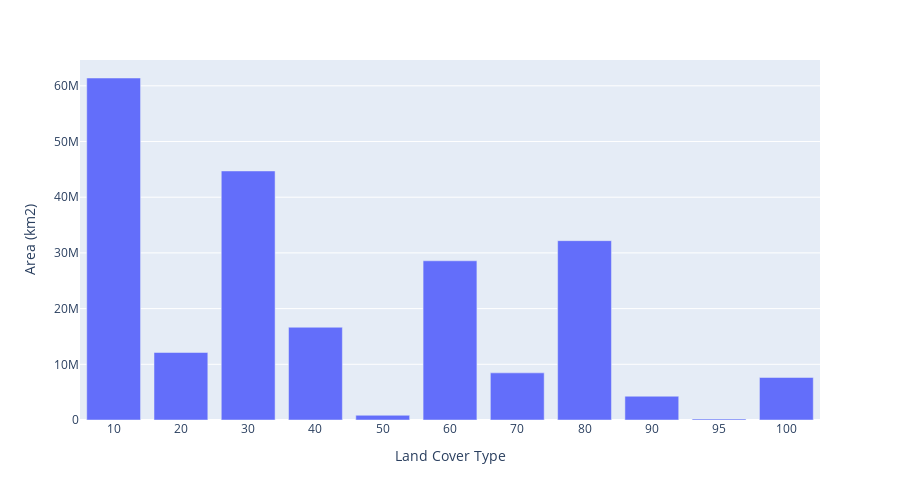

Notebook code for this chart:
### Markdown cell above
Creating charts

### Code cell
histogram = geemap.image_histogram(esa, scale=1000, x_label='Land Cover Type', y_label='Area (km2)')
histogram

### Figure 1 — Plotly figure (JSON) as saved in the notebook; plotly's stock layout.template omitted (floating-point values rounded to 4 significant figures)
{"data": [{"alignmentgroup": "True", "hovertemplate": "Land Cover Type=%{x}<br>Area (km2)=%{y}<extra></extra>", "legendgroup": "", "marker": {"color": "#636efa", "pattern": {"shape": ""}}, "name": "", "offsetgroup": "", "orientation": "v", "showlegend": false, "textposition": "auto", "type": "bar", "x": ["10", "20", "30", "40", "50", "60", "70", "80", "90", "95", "100"], "xaxis": "x", "y": [61398100, 12119054, 44710000.0, 16650058, 847549, 28580000.0, 8461000.0, 32200000.0, 4268000.0, 194169, 7636000.0], "yaxis": "y"}], "layout": {"barmode": "relative", "height": 500, "legend": {"tracegroupgap": 0}, "margin": {"t": 60}, "xaxis": {"anchor": "y", "domain": [0, 1], "title": {"text": "Land Cover Type"}}, "yaxis": {"anchor": "x", "domain": [0, 1], "title": {"text": "Area (km2)"}}}}
